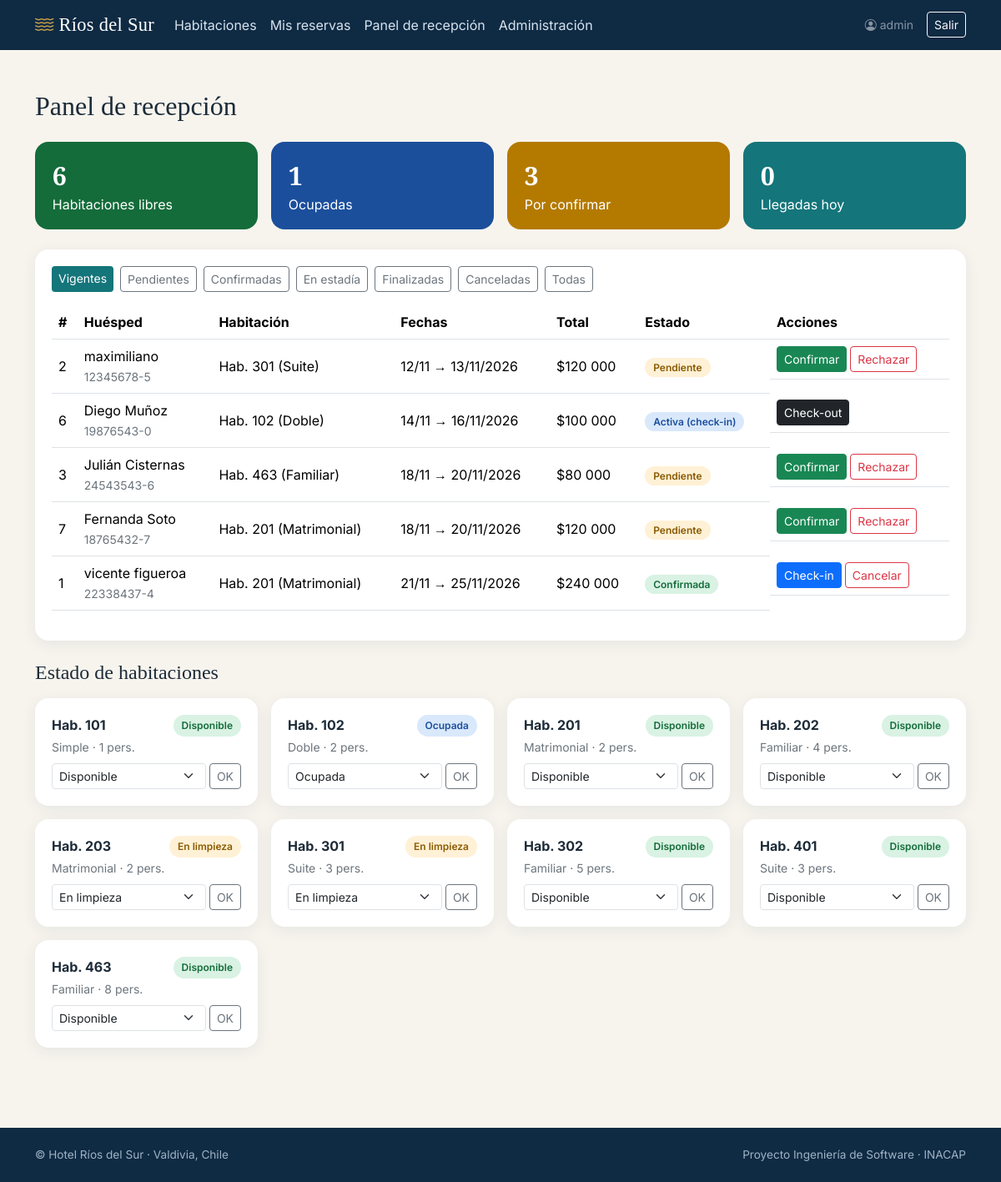
The page /panel/ (signed in) on the database as committed earlier.
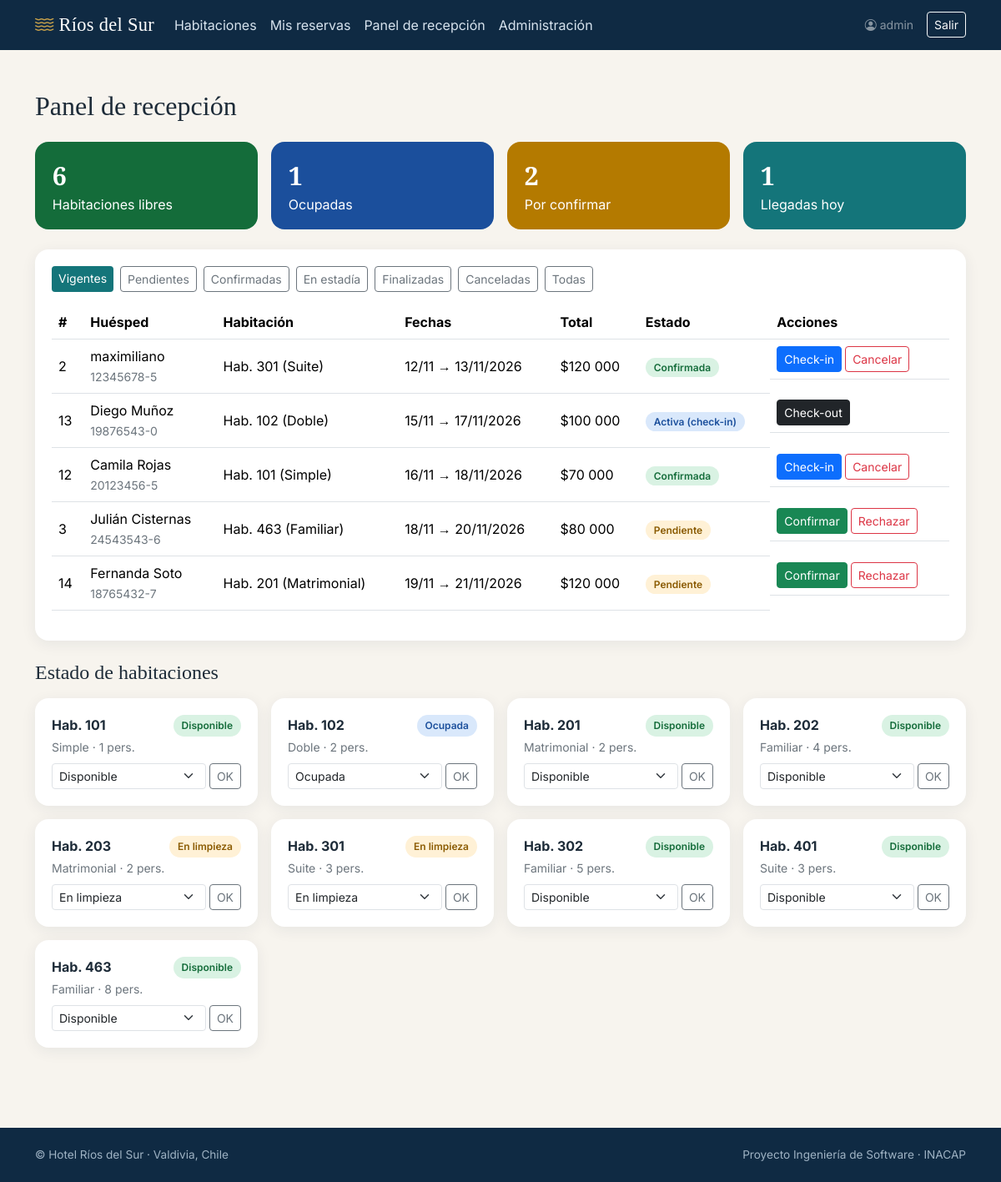
The same page on the database as committed later.
### hotelApp/models.py (models this page shows, shortened)
class Reserva(models.Model):
    ESTADOS = [("PENDIENTE", "Pendiente"), ("CONFIRMADA", "Confirmada"), ("ACTIVA", "Activa (check-in)"),
               ("FINALIZADA", "Finalizada"), ("CANCELADA", "Cancelada")]
    habitacion = models.ForeignKey(Habitacion, on_delete=models.PROTECT, related_name="reservas")
    huesped = models.ForeignKey(Huesped, on_delete=models.PROTECT, related_name="reservas")
    fecha_ingreso = models.DateField()
    fecha_salida = models.DateField()
    personas = models.PositiveSmallIntegerField(default=1, validators=[MinValueValidator(1)])
    estado = models.CharField(max_length=12, choices=ESTADOS, default="PENDIENTE")
    monto_total = models.PositiveIntegerField(default=0)
    paquete = models.UUIDField(null=True, blank=True, editable=False, db_index=True)  # une las 2 reservas de un combo
    creada = models.DateTimeField(auto_now_add=True)
    class Meta:
        ordering = ["-creada"]
        indexes = [models.Index(fields=["habitacion", "fecha_ingreso", "fecha_salida"])]

class Huesped(models.Model):
    usuario = models.OneToOneField(User, null=True, blank=True, on_delete=models.SET_NULL, related_name="huesped")
    nombre_completo = models.CharField(max_length=120)
    rut = models.CharField(max_length=12, unique=True, validators=[validar_rut])
    correo = models.EmailField()
    telefono = models.CharField(max_length=16, validators=[validar_telefono])
    consentimiento = models.DateTimeField("consentimiento de datos", null=True, blank=True)
    creado = models.DateTimeField(auto_now_add=True)
    class Meta:
        verbose_name_plural = "huéspedes"
        ordering = ["nombre_completo"]

class Habitacion(models.Model):
    TIPOS = [("SIMPLE", "Simple"), ("DOBLE", "Doble"), ("MATRIMONIAL", "Matrimonial"),
             ("FAMILIAR", "Familiar"), ("SUITE", "Suite")]
    ESTADOS = [("DISPONIBLE", "Disponible"), ("OCUPADA", "Ocupada"),
               ("LIMPIEZA", "En limpieza"), ("MANTENCION", "En mantención")]
    ICONOS = {"SIMPLE": "bi-person", "DOBLE": "bi-people", "MATRIMONIAL": "bi-heart",
              "FAMILIAR": "bi-house-heart", "SUITE": "bi-gem"}
    numero = models.CharField(max_length=10, unique=True)
    tipo = models.CharField(max_length=15, choices=TIPOS)
    capacidad = models.PositiveSmallIntegerField(validators=[MinValueValidator(1)])
    precio_noche = models.PositiveIntegerField("precio por noche (CLP)", validators=[MinValueValidator(1)])
    descripcion = models.TextField(blank=True)
    estado = models.CharField(max_length=12, choices=ESTADOS, default="DISPONIBLE")
    objects = HabitacionQuerySet.as_manager()
    class Meta:
        ordering = ["numero"]
        verbose_name_plural = "habitaciones"
    def __str__(self):
        return f"Hab. {self.numero} ({self.get_tipo_display()})"

### hotelApp/views.py (the view)
# urls.py: path("panel/", views.panel, name="panel"),
@es_recepcion
def panel(request):
    filtro = request.GET.get("estado", "vigentes")
    reservas = Reserva.objects.select_related("habitacion", "huesped").order_by("fecha_ingreso")
    if filtro == "vigentes":
        reservas = reservas.filter(estado__in=ESTADOS_BLOQUEANTES)
    elif filtro != "todas":
        reservas = reservas.filter(estado=filtro)
    habitaciones = Habitacion.objects.all()
    stats = {
        "libres": habitaciones.filter(estado="DISPONIBLE").count(),
        "ocupadas": habitaciones.filter(estado="OCUPADA").count(),
        "pendientes": Reserva.objects.filter(estado="PENDIENTE").count(),
        "llegadas": Reserva.objects.filter(estado="CONFIRMADA", fecha_ingreso=date.today()).count(),
    }
    return render(request, "hotel/panel.html", {
        "reservas": reservas, "habitaciones": habitaciones, "stats": stats, "filtro": filtro,
        "filtros": [("vigentes", "Vigentes"), ("PENDIENTE", "Pendientes"), ("CONFIRMADA", "Confirmadas"),
                    ("ACTIVA", "En estadía"), ("FINALIZADA", "Finalizadas"), ("CANCELADA", "Canceladas"),
                    ("todas", "Todas")],
        "estados_hab": Habitacion.ESTADOS, "hoy": date.today(),
    })

### hotelApp/templates/hotel/panel.html (shortened to what this page needs)
{% extends 'hotel/base.html' %}
{% load humanize %}
{% block content %}
<div class="container my-5">
  <h1 class="h2 mb-4">Panel de recepción</h1>
  <div class="row g-3 mb-4">
    <div class="col-6 col-md-3"><div class="stat" style="background:#146c3a"><b>{{ stats.libres }}</b>Habitaciones libres</div></div>
    <div class="col-6 col-md-3"><div class="stat" style="background:#1b4f9c"><b>{{ stats.ocupadas }}</b>Ocupadas</div></div>
    <div class="col-6 col-md-3"><div class="stat" style="background:#b47a00"><b>{{ stats.pendientes }}</b>Por confirmar</div></div>
    <div class="col-6 col-md-3"><div class="stat" style="background:#14757a"><b>{{ stats.llegadas }}</b>Llegadas hoy</div></div>
  </div>
  <div class="panel-card mb-4">
    <div class="d-flex flex-wrap gap-2 mb-3">
      {% for v, n in filtros %}<a href="?estado={{ v }}" class="btn btn-sm {% if filtro == v %}btn-teal{% else %}btn-outline-secondary{% endif %}">{{ n }}</a>{% endfor %}
    </div>
    <div class="table-responsive"><table class="table align-middle">
      <thead><tr><th>#</th><th>Huésped</th><th>Habitación</th><th>Fechas</th><th>Total</th><th>Estado</th><th>Acciones</th></tr></thead>
      <tbody>
      {% for r in reservas %}<tr>
        <td>{{ r.pk }}</td><td>{{ r.huesped.nombre_completo }}<br><small class="text-secondary">{{ r.huesped.rut }}</small></td>
        <td>{{ r.habitacion }}</td><td>{{ r.fecha_ingreso|date:"d/m" }} → {{ r.fecha_salida|date:"d/m/Y" }}</td>
        <td>${{ r.monto_total|intcomma }}</td><td><span class="estado estado-{{ r.estado|lower }}">{{ r.get_estado_display }}</span></td>
        <td class="d-flex gap-1 flex-wrap">
          {% if r.estado == 'PENDIENTE' %}
            <form method="post" action="{% url 'accion_reserva' r.pk 'confirmar' %}">{% csrf_token %}<button class="btn btn-sm btn-success">Confirmar</button></form>
            <form method="post" action="{% url 'accion_reserva' r.pk 'rechazar' %}">{% csrf_token %}<button class="btn btn-sm btn-outline-danger">Rechazar</button></form>
          {% elif r.estado == 'CONFIRMADA' %}
            <form method="post" action="{% url 'accion_reserva' r.pk 'checkin' %}">{% csrf_token %}<button class="btn btn-sm btn-primary">Check-in</button></form>
            <form method="post" action="{% url 'accion_reserva' r.pk 'rechazar' %}">{% csrf_token %}<button class="btn btn-sm btn-outline-danger">Cancelar</button></form>
          {% elif r.estado == 'ACTIVA' %}
            <form method="post" action="{% url 'accion_reserva' r.pk 'checkout' %}">{% csrf_token %}<button class="btn btn-sm btn-dark">Check-out</button></form>
          {% else %}<span class="text-secondary">—</span>{% endif %}
        </td></tr>
      {% empty %}<tr><td colspan="7" class="text-center text-secondary py-4">Sin reservas en este filtro.</td></tr>{% endfor %}
      </tbody></table></div>
  </div>
  <h2 class="h4 mb-3">Estado de habitaciones</h2>
  <div class="row g-3">
    {% for h in habitaciones %}<div class="col-6 col-md-4 col-lg-3"><div class="panel-card">
      <div class="d-flex justify-content-between"><b>Hab. {{ h.numero }}</b><span class="estado estado-{{ h.estado|lower }}">{{ h.get_estado_display }}</span></div>
      <small class="text-secondary">{{ h.get_tipo_display }} · {{ h.capacidad }} pers.</small>
      <form method="post" action="{% url 'estado_habitacion' h.pk %}" class="d-flex gap-1 mt-2">{% csrf_token %}
        <select name="estado" class="form-select form-select-sm">{% for v, n in estados_hab %}<option value="{{ v }}" {% if v == h.estado %}selected{% endif %}>{{ n }}</option>{% endfor %}</select>
        <button class="btn btn-sm btn-outline-secondary">OK</button></form>
    </div></div>{% endfor %}
  </div>
</div>
{% endblock %}

### hotelApp/templates/hotel/base.html (shortened to what this page needs)
{% load static %}
<!doctype html>
<html lang="es">
<head>
  <link href="https://cdn.jsdelivr.net/npm/bootstrap@5.3.3/dist/css/bootstrap.min.css" rel="stylesheet">
  <link href="https://cdn.jsdelivr.net/npm/bootstrap-icons@1.11.3/font/bootstrap-icons.min.css" rel="stylesheet">
  <link rel="stylesheet" href="{% static 'hotel/css/style.css' %}">
</head>
<body>
<nav class="navbar navbar-expand-lg navbar-dark">
  <div class="container">
    <a class="navbar-brand brand" href="{% url 'inicio' %}"><i class="bi bi-water"></i> Ríos del Sur</a>
    <div class="collapse navbar-collapse" id="nav">
      <ul class="navbar-nav me-auto">
        <li class="nav-item"><a class="nav-link" href="{% url 'inicio' %}">Habitaciones</a></li>
        {% if user.is_authenticated %}<li class="nav-item"><a class="nav-link" href="{% url 'mis_reservas' %}">Mis reservas</a></li>{% endif %}
        {% if user.is_staff %}<li class="nav-item"><a class="nav-link" href="{% url 'panel' %}">Panel de recepción</a></li>{% endif %}
        {% if user.is_superuser %}<li class="nav-item"><a class="nav-link" href="{% url 'admin:index' %}">Administración</a></li>{% endif %}
      </ul>
      {% if user.is_authenticated %}
        <form method="post" action="{% url 'logout' %}" class="d-flex align-items-center gap-3">{% csrf_token %}
          <span class="text-white-50 small"><i class="bi bi-person-circle"></i> {{ user.get_username }}</span>
          <button class="btn btn-sm btn-outline-light">Salir</button>
        </form>
      {% else %}
        <a class="btn btn-sm btn-outline-light me-2" href="{% url 'login' %}">Ingresar</a>
        <a class="btn btn-sm btn-gold" href="{% url 'registro' %}">Crear cuenta</a>
      {% endif %}
    </div>
  </div>
</nav>
<main>
  {% block content %}{% endblock %}
</main>
<footer><div class="container d-flex justify-content-between flex-wrap">
  <span>© Hotel Ríos del Sur · Valdivia, Chile</span><span>Proyecto Ingeniería de Software · INACAP</span></div></footer>
</body></html>

### hotelApp/static/hotel/css/style.css (style rules this page uses)
:root { --navy:#0f2a43;--teal:#14757a;--teal-d:#0e5a5e;--gold:#c9a24b;--sand:#f7f4ee;--ink:#1d2b38 }
body { font-family:'Inter',sans-serif;background:var(--sand);color:var(--ink);min-height:100vh;display:flex;flex-direction:column }
main { flex:1 }
h1,h2,h3,.brand { font-family:'Playfair Display',serif }
.navbar { background:var(--navy) }
.brand { color:#fff!important;font-size:1.4rem;letter-spacing:.3px }
.brand i { color:var(--gold) }
.navbar .nav-link { color:#d7e3ee }
.btn-teal { background:var(--teal);color:#fff;border:0 }
.estado { font-size:.75rem;padding:4px 10px;border-radius:20px;font-weight:600;white-space:nowrap }
.estado-pendiente,.estado-limpieza { background:#fff1d6;color:#8a5a00 }
.estado-confirmada,.estado-disponible { background:#d9f2e3;color:#146c3a }
.estado-activa,.estado-ocupada { background:#d9e8fb;color:#1b4f9c }
.panel-card { background:#fff;border-radius:16px;box-shadow:0 4px 18px rgba(15,42,67,.07);padding:1.25rem }
.stat { border-radius:16px;padding:1.1rem 1.3rem;color:#fff }
.stat b { font-size:1.9rem;display:block;font-family:'Playfair Display' }
footer { background:var(--navy);color:#9fb3c4;font-size:.85rem;padding:1.4rem 0;margin-top:3rem }

Rows that differ between the two databases and show on the page:
removed Reserva: pk "6", huesped.nombre_completo "Diego Muñoz", huesped.rut "19876543-0", habitacion "Hab. 102 (Doble)", fecha_ingreso "14/11", fecha_salida "16/11/2026", monto_total "100 000", estado "Activa (check-in)", shows "Check-out"
removed Reserva: pk "7", huesped.nombre_completo "Fernanda Soto", huesped.rut "18765432-7", habitacion "Hab. 201 (Matrimonial)", fecha_ingreso "18/11", fecha_salida "20/11/2026", monto_total "120 000", estado "Pendiente", shows "Confirmar"
no longer on this page (row edited): Reserva: pk "1", huesped.nombre_completo "vicente figueroa", huesped.rut "22338437-4", habitacion "Hab. 201 (Matrimonial)", fecha_ingreso "21/11", fecha_salida "25/11/2026", monto_total "240 000", estado "Confirmada", shows "Check-in"
changed Reserva "maximiliano": estado "Pendiente" → "Confirmada"; estado "Confirmar Rechazar" → "Check-in Cancelar"
added Reserva: pk "13", huesped.nombre_completo "Diego Muñoz", huesped.rut "19876543-0", habitacion "Hab. 102 (Doble)", fecha_ingreso "15/11", fecha_salida "17/11/2026", monto_total "100 000", estado "Activa (check-in)", shows "Check-out"
added Reserva: pk "12", huesped.nombre_completo "Camila Rojas", huesped.rut "20123456-5", habitacion "Hab. 101 (Simple)", fecha_ingreso "16/11", fecha_salida "18/11/2026", monto_total "70 000", estado "Confirmada", shows "Check-in"
added Reserva: pk "14", huesped.nombre_completo "Fernanda Soto", huesped.rut "18765432-7", habitacion "Hab. 201 (Matrimonial)", fecha_ingreso "19/11", fecha_salida "21/11/2026", monto_total "120 000", estado "Pendiente", shows "Confirmar"
Other text that changed with them:
{{ stats.pendientes }}: "3" → "2"
{{ stats.llegadas }}: "0" → "1"
